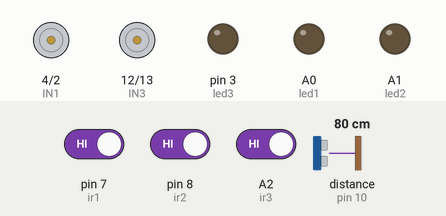
Simulated run of this sketch. Board: Arduino Uno, built with avr-gcc and run on an emulated ATmega328P. On the bench: motor-driver pin pairs drawn as motors (green arrow = first pin HIGH = forward, orange = second pin HIGH = backward, longer = more drive, scaled by the enable pin), output pins drawn as LEDs (lit = HIGH). Wiring (inferred from the names in the program): ultrasonic range finder: trigger pin 9; echo pin 10. Dashed ring = blinking. The inputs (shaded band) are chosen by the test bench; at power-on: distance to the obstacle (sensor on pin 10) 80 cm, pin 7 (ir1) HIGH, pin 8 (ir2) HIGH, A2 (ir3) HIGH. The echo pulse lasts 58.3 µs per cm; pins used as bus, display or sensor lines are not drawn.

Above: at 1.2 s.
1.3 s: distance to the obstacle (sensor on pin 10) set to 12 cm
8.9 s: distance to the obstacle (sensor on pin 10) set to 9 cm
At 11.96 s:
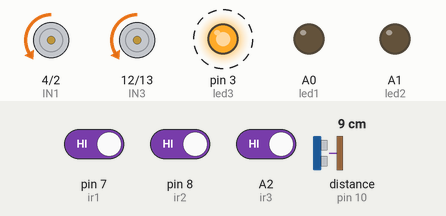
13.7 s: pin 7 (ir1) driven LOW
At 14.65 s:
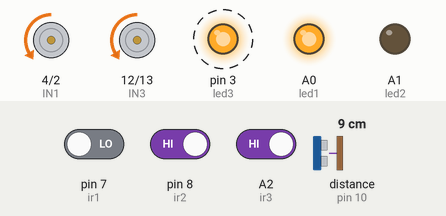
17.2 s: pin 8 (ir2) driven LOW
At 18.67 s:
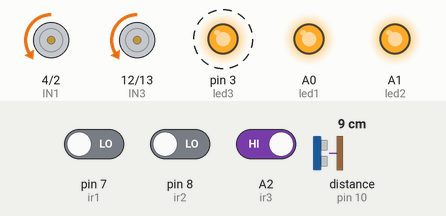
20.7 s: distance to the obstacle (sensor on pin 10) set to 18 cm
At 21.5 s:
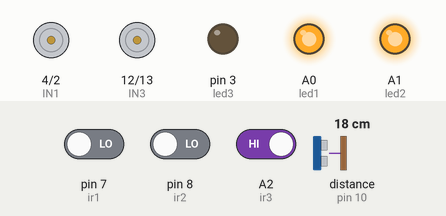
29.6 s: pin 7 (ir1) driven HIGH
At 32.6 s:
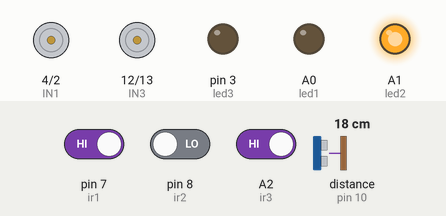
Timing chart, 0 to 37.3 s (numbered marks = the images above; inputs shaded):
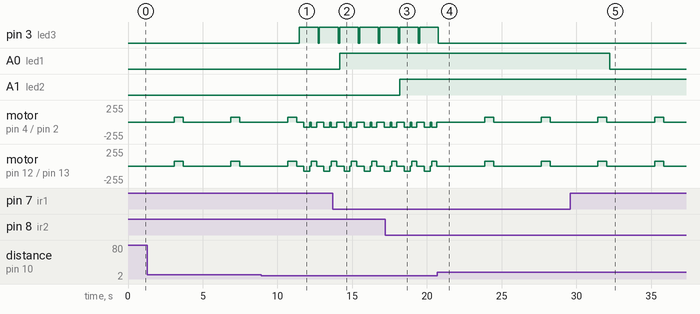

Measured:
- the behaviour switches between 11 and 10 cm on distance to the obstacle (sensor on pin 10) (found by bisection; images 0 and 1)
- after the input at 8.9 s, pin 3 (led3): LOW → HIGH after 2.6 s, → LOW 1.3 s later, → HIGH 0.09 s later
- after the input at 13.7 s, A0 (led1): LOW → HIGH after 0.45 s
- after the input at 17.2 s, A1 (led2): LOW → HIGH after 0.98 s
- after the input at 20.7 s, pin 3 (led3): goes on until 20.8 s, then stays LOW
- after the input at 29.6 s, A0 (led1): HIGH → LOW after 2.6 s
- by itself, motor on pin 4 (IN1) / pin 2 (IN2), motor on pin 12 (IN3) / pin 13 (IN4): alternates forward 70/255 for 0.60 s and stopped for 3.2 s

The sketch:

nonfallingcar.ino
```cpp
// -------- IR --------
int ir1 = 7;   // LEFT IR
int ir2 = 8;   // RIGHT IR
int ir3 = A2;  // BACK IR
// -------- LED --------
int led1 = A0;
int led2 = A1;
int led3 = 3;
// -------- ULTRASONIC --------
int trigPin = 9;
int echoPin = 10;
// -------- MOTOR --------
int ENA = 11;
int IN1 = 4;
int IN2 = 2;
int ENB = 6;
int IN3 = 12;
int IN4 = 13;
long duration;
int distance;
void setup() {
pinMode(ir1, INPUT);
pinMode(ir2, INPUT);
pinMode(ir3, INPUT);
pinMode(led1, OUTPUT);
pinMode(led2, OUTPUT);
pinMode(led3, OUTPUT);
pinMode(trigPin, OUTPUT);
pinMode(echoPin, INPUT);
pinMode(ENA, OUTPUT);
pinMode(IN1, OUTPUT);
pinMode(IN2, OUTPUT);
pinMode(ENB, OUTPUT);
pinMode(IN3, OUTPUT);
pinMode(IN4, OUTPUT);
digitalWrite(ENA, LOW);
digitalWrite(ENB, LOW);
digitalWrite(IN1, LOW);
digitalWrite(IN2, LOW);
digitalWrite(IN3, LOW);
digitalWrite(IN4, LOW);
}
int readDistance() {
digitalWrite(trigPin, LOW);
delayMicroseconds(4);
digitalWrite(trigPin, HIGH);
delayMicroseconds(10);
digitalWrite(trigPin, LOW);
long d = pulseIn(echoPin, HIGH, 30000);
if (d == 0) return 999;
return d * 0.034 / 2;
}
// ===== DEBOUNCED IR =====
bool readIRDebounced(int pin) {
int count = 0;
for (int i = 0; i < 5; i++) {
if (digitalRead(pin) == LOW) count++;
delay(6);
}
return (count >= 4);
}
void loop() {
  distance = readDistance();
// ===== IR READ =====
bool leftOK  = readIRDebounced(ir1);
bool rightOK = readIRDebounced(ir2);
bool backOK  = readIRDebounced(ir3);
digitalWrite(led1, leftOK  ? HIGH : LOW);
digitalWrite(led2, rightOK ? HIGH : LOW);
// ===== 1. OBSTACLE — highest priority =====
if (distance < 10) {
digitalWrite(led3, HIGH);    // ON — object detected
hardStop();
delay(300);
reverseMotor();
delay(400);
hardStop();
delay(100);
turnLeft();
delay(350);
hardStop();
delay(100);
digitalWrite(led3, LOW);     // OFF — obstacle handled
return;
}
digitalWrite(led3, LOW);       // OFF — no obstacle
// ===== 2. BACK IR — no surface at back =====
if (!backOK) {
hardStop();
delay(3000);
forwardMotor();
delay(600);
hardStop();
delay(100);
return;
}
// ===== 3. FRONT/SIDE EDGE =====
if (!leftOK || !rightOK) {
hardStop();
delay(150);
reverseMotor();
delay(500);
hardStop();
delay(100);
turnLeft();
delay(1500);
hardStop();
delay(100);
bool leftNow  = readIRDebounced(ir1);
bool rightNow = readIRDebounced(ir2);
if (!leftNow || !rightNow) {
reverseMotor();
delay(400);
hardStop();
delay(100);
turnRight();
delay(800);
hardStop();
delay(100);
}
return;
}
// ===== 4. NORMAL FORWARD =====
forwardMotor();
}
// ======== MOTOR FUNCTIONS ========
void hardStop() {
digitalWrite(IN1, LOW);
digitalWrite(IN2, LOW);
digitalWrite(IN3, LOW);
digitalWrite(IN4, LOW);
digitalWrite(ENA, LOW);
digitalWrite(ENB, LOW);
}
void forwardMotor() {
digitalWrite(IN1, HIGH);
digitalWrite(IN2, LOW);
digitalWrite(IN3, HIGH);
digitalWrite(IN4, LOW);
analogWrite(ENA, 70);
analogWrite(ENB, 70);
}
void reverseMotor() {
digitalWrite(IN1, LOW);
digitalWrite(IN2, HIGH);
digitalWrite(IN3, LOW);
digitalWrite(IN4, HIGH);
analogWrite(ENA, 75);
analogWrite(ENB, 75);
}
void turnLeft() {
digitalWrite(IN1, LOW);
digitalWrite(IN2, HIGH);
analogWrite(ENA, 70);
digitalWrite(IN3, HIGH);
digitalWrite(IN4, LOW);
analogWrite(ENB, 70);
}
void turnRight() {
digitalWrite(IN1, HIGH);
digitalWrite(IN2, LOW);
analogWrite(ENA, 70);
digitalWrite(IN3, LOW);
digitalWrite(IN4, HIGH);
analogWrite(ENB, 70);
}
```
